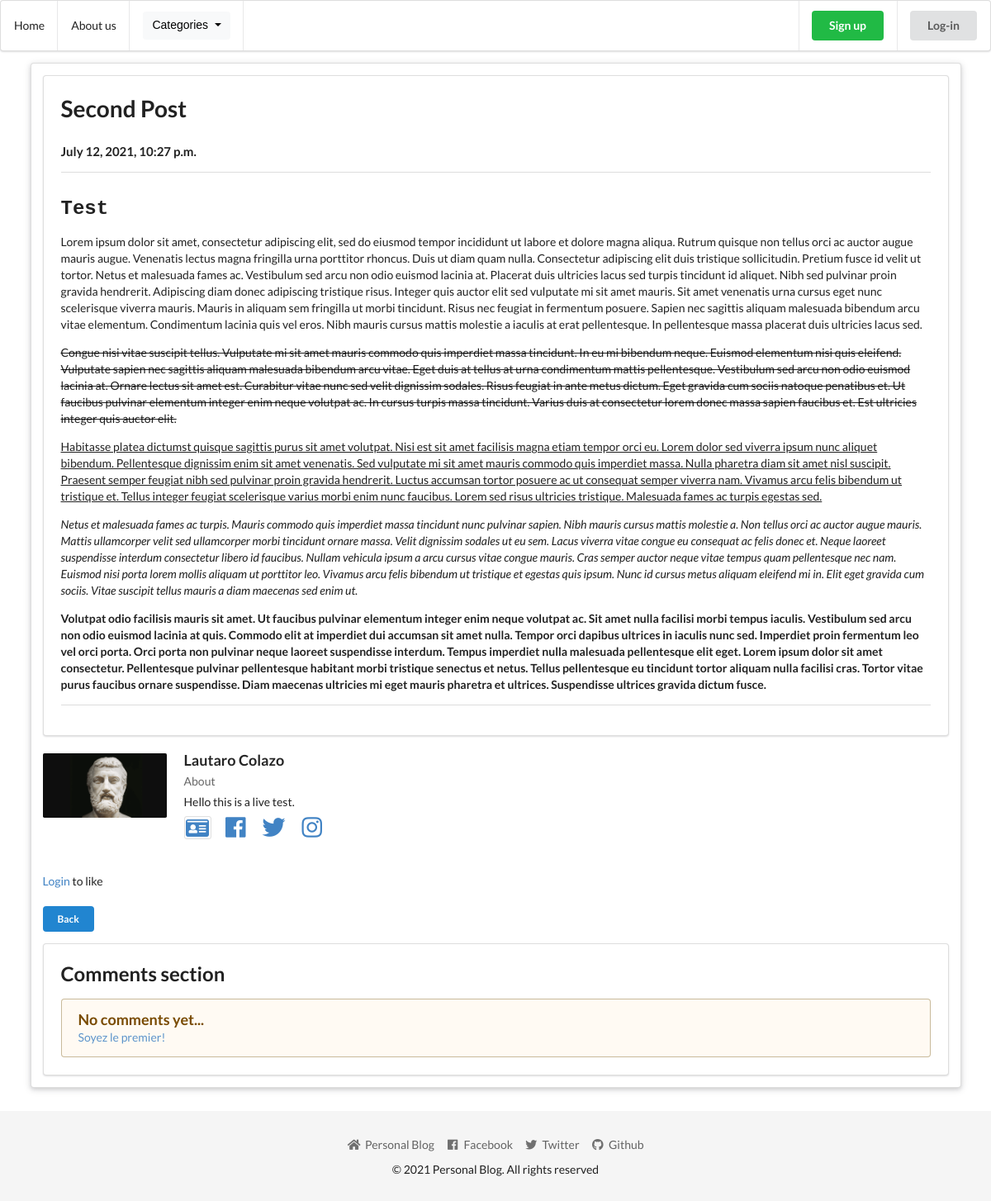
The app's page /article/2 with its own data.
### blog/models.py (models this page shows, shortened)
class Post(models.Model):
    title = models.CharField(max_length=255)
    title_tag = models.CharField(max_length=255, default="Tag for your post")
    author = models.ForeignKey(User, on_delete=models.CASCADE)
    body = RichTextField(blank=True, null=True)
    snippet = models.CharField(max_length=200, default="Here goes your post snippet")
    image = models.ImageField(upload_to="media", blank=True, null=True)
    category = models.CharField(max_length=64, default="Category")
    likes = models.ManyToManyField(User, related_name="blog_post")
    created = models.DateTimeField(auto_now_add=True)
    udpated = models.DateTimeField(auto_now_add=True)
    def total_likes(self):
        return self.likes.count()

class Profile(models.Model):
    user = models.OneToOneField(User, null=True, on_delete=models.CASCADE)
    bio = models.TextField(max_length=500)
    pic = models.ImageField(upload_to="bios", blank=True, null=True)
    fb_url = models.CharField(max_length=255, null=True, blank=True)
    tw_url = models.CharField(max_length=255, null=True, blank=True)
    ig_url = models.CharField(max_length=255, null=True, blank=True)

### blog/views.py (the view)
# urls.py: path("article/<int:pk>", ArticleDetailView.as_view(), name="article"),
class ArticleDetailView(DetailView):
    model = Post
    template_name = 'blog/article_detail.html'
    def get_context_data(self, *args, **kwargs):
        cat_menu = Category.objects.all()
        context = super(ArticleDetailView, self).get_context_data(*args, **kwargs)
        stuff = get_object_or_404(Post, id=self.kwargs['pk'])
        total_likes = stuff.total_likes()
        liked = False
        if stuff.likes.filter(id=self.request.user.id).exists():
            liked = True
        context["cat_menu"] = cat_menu
        context["total_likes"] = total_likes
        context["liked"] = liked
        return context

### blog/context_processor.py (called while the page is built)
def category_render(request):
    return {
        "all_categories": Category.objects.all()
    }

### blog/models.py (called while the page is built)
    def __str__(self):
        return self.name

### blog/templates/blog/article_detail.html (shortened to what this page needs)
{% extends "blog/layout.html" %}
{% load static %}
{% block body %}
<div class="ui clearing raised container segment">
    <div class="ui padded segment">
        <h1>{{ post.title }}</h1>
        <h4>{{ post.created }}</h4>
        <div class="ui divider"></div>
        <h3>{{ post.body|safe }}</h3>
        <div class="ui divider"></div>
    </div>
    <div class="ui items">
        <div class="item">
            {% if post.author.profile.pic %}
            <div class="ui small image">
                <img src="{{ post.author.profile.pic.url }}">
            </div>
            {% else %}
            <div class="ui small image">
                <img src="{% static 'ProyectoBlog/images/default-profile-pic.png' %}">
            </div>
            {% endif %}
            <div class="content">
                <a class="header">{{ post.author.first_name }} {{ post.author.last_name }}</a>
                <div class="meta">
                    <span>About</span>
                </div>
                <div class="description">
                    <p>{{ post.author.profile.bio }}</p>
                </div>
                <div class="extra">
                    <a href="{% url 'user_profile' post.author.profile.id %}">
                        <i class="big id card icon"></i>
                    </a>
                    <a href="{{ post.author.profile.fb_url }}">
                        <i class="big facebook icon"></i>
                    </a>
                    <a href="{{ post.author.profile.tw_url }}">
                        <i class="big twitter icon"></i>
                    </a>
                    <a href="{{ post.author.profile.ig_url }}">
                        <i class="big instagram icon"></i>
                    </a>
                </div>
            </div>
        </div>
    </div>
    {% if user.is_superuser %}
    <br>
    <form action="{% url 'like_post' post.id %}" method="POST">
        {% csrf_token %}
        {% if user.is_authenticated %}
        {% if liked %}
        <button type="submit" name="post_id" value="{{ post.id }}" class="ui icon red small button ">
            <i class="heart icon"></i> {{ total_likes }}
        </button>
        {% else %}
        <button type="submit" name="post_id" value="{{ post.id }}" class="ui icon small button ">
            <i class="heart icon"></i> {{ total_likes }}
        </button>
        {% endif %}
        {% else %}
        <a href="{% url 'login' %}">Login</a> to like
        {% endif %}
    </form>
    <br>
    <a href="{% url 'home' %}" class="ui tiny primary button">Back</a>
    <a href="{% url 'delete_post' post.id %}" class="ui right floated negative tiny button">Delete
        <a href="{% url 'update_post' post.id %}" class="ui right floated tiny button">Edit post</a>
        {% else %}
        <br>
        <form action="{% url 'like_post' post.id %}" method="POST">
            {% if user.is_authenticated %}
            {% if liked %}
            <button type="submit" name="post_id" value="{{ post.id }}" class="ui icon red small button ">
                <i class="heart icon"></i> {{ total_likes }}
            </button>
            {% else %}
            <button type="submit" name="post_id" value="{{ post.id }}" class="ui icon small button ">
                <i class="heart icon"></i> {{ total_likes }}
            </button>
            {% endif %}
            {% else %}
            <a href="{% url 'login' %}">Login</a> to like
            {% endif %}
        </form>
        <br>
        <a href="{% url 'home' %}" class="ui tiny primary button">Back</a>
        {% endif %}
        <div class="ui padded segment">
            <h2>Comments section</h2>
            {% if not post.comments.all %}
            <div class="ui warning message">
                <div class="ui header">
                    No comments yet...
                </div>
                <a href="{% url 'add_comment' post.pk %}">
                    <p>Soyez le premier!</p>
                </a>
            </div>
            {% endif %}
        </div>
</div>
{% endblock %}

### static/ProyectoBlog/css/styles.css (style rules this page uses)
body { min-height: 100vh; }

### records on screen
Post: title "Second Post", created "July 12, 2021, 10:27 p.m.", body "Test Lorem ipsum dolor sit amet, consectetur adipiscing elit, sed do eiusmod tempor incididunt ut labore et dolore magna aliqua. Rutrum quisque non tellus orci ac auctor augue mauris augue. Venenatis lectus magna fringilla urna porttitor rhoncus. Duis ut diam quam nulla. Consectetur adipiscing elit duis tristique sollicitudin. Pretium fusce id velit ut tortor. Netus et malesuada fames ac. Vestibulum sed arcu non odio euismod lacinia at. Placerat duis ultricies lacus sed turpis tincidunt id aliquet. Nibh sed pulvinar proin gravida hendrerit. Adipiscing diam donec adipiscing tristique risus. Integer quis auctor elit sed vulputate mi sit amet mauris. Sit amet venenatis urna cursus eget nunc…", author.profile.pic (picture), author.first_name "Lautaro", author.last_name "Colazo", author.profile.bio "Hello this is a live test."
